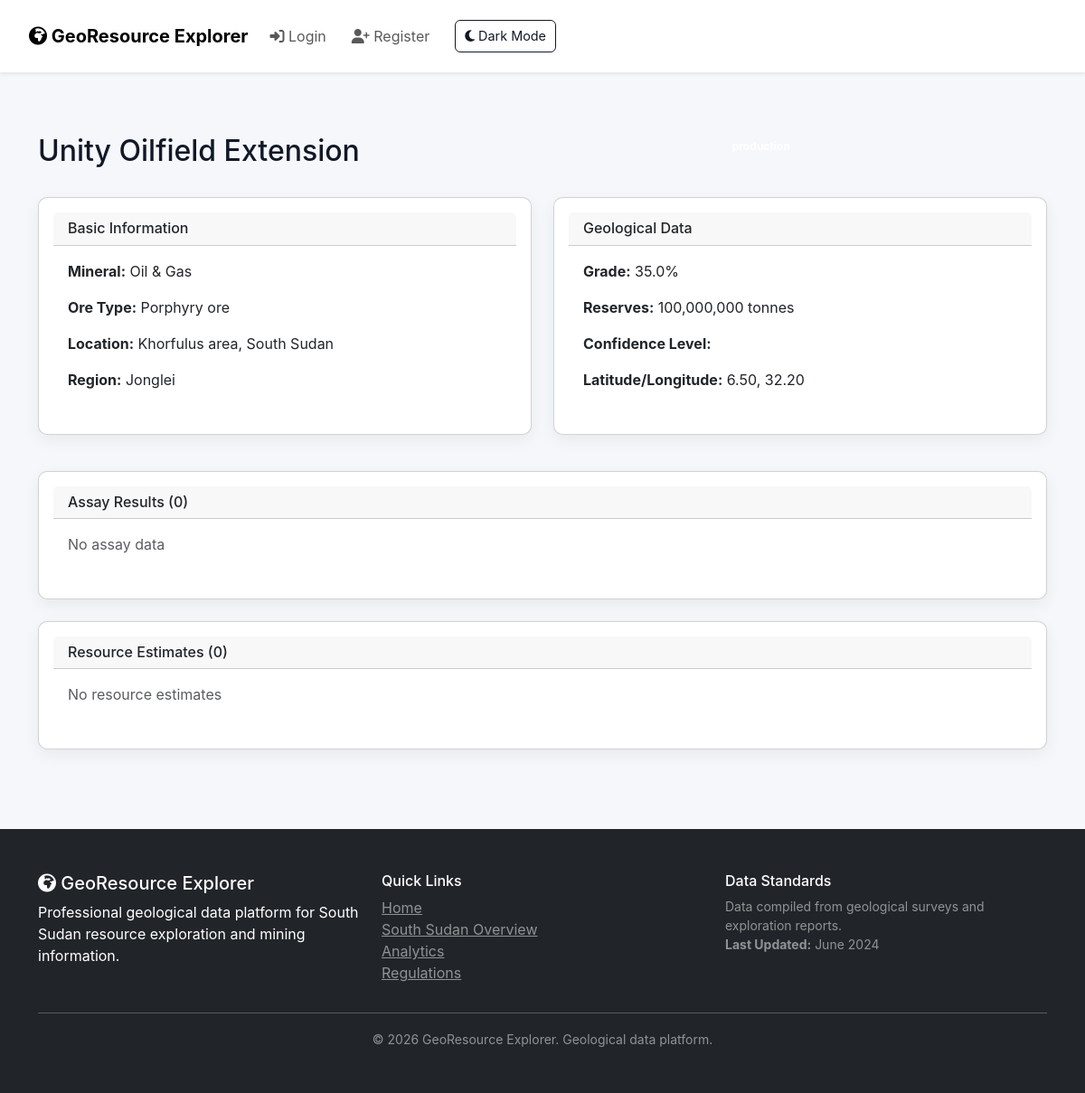
Screenshot of /deposits/4 with the database file from the repository.
### tables this page shows
CREATE TABLE deposits (
                id INTEGER PRIMARY KEY AUTOINCREMENT,
                name TEXT NOT NULL,
                mineral_type_id INTEGER,
                ore_type_id INTEGER,
                location_name TEXT,
                latitude REAL,
                longitude REAL,
                country TEXT,
                region TEXT,
                estimated_reserves_tonnes REAL,
                average_grade REAL,  -- percentage or g/tonne
                confidence_level TEXT,  -- confirmed, probable, possible
                discovery_year INTEGER,
                status TEXT,  -- active, inactive, exploration, under_development
                notes TEXT,
                created_by INTEGER,
                created_at TIMESTAMP DEFAULT CURRENT_TIMESTAMP,
                FOREIGN KEY(mineral_type_id) REFERENCES mineral_types(id),
                FOREIGN KEY(ore_type_id) REFERENCES ore_types(id),
                FOREIGN KEY(created_by) REFERENCES users(id)
            );

CREATE TABLE mineral_types (
                id INTEGER PRIMARY KEY AUTOINCREMENT,
                name TEXT UNIQUE NOT NULL,
                description TEXT,
                category TEXT  -- precious, industrial, base_metal, rare_earth, fossil_fuel
            );

CREATE TABLE ore_types (
                id INTEGER PRIMARY KEY AUTOINCREMENT,
                name TEXT UNIQUE NOT NULL,
                description TEXT,
                extraction_difficulty TEXT  -- easy, moderate, difficult
            );

### app/professional.py (the view)
    @app.route("/deposits/<int:deposit_id>")
    def deposit_detail(deposit_id):
        db = get_db()
        deposit = db.execute("""
            SELECT d.*, mt.name as mineral_name, ot.name as ore_name
            FROM deposits d
            JOIN mineral_types mt ON d.mineral_type_id = mt.id
            JOIN ore_types ot ON d.ore_type_id = ot.id
            WHERE d.id = ?
        """, (deposit_id,)).fetchone()
        if not deposit:
            return "Deposit not found", 404
        assays = db.execute("""
            SELECT * FROM assay_results WHERE deposit_id = ? ORDER BY depth_from
        """, (deposit_id,)).fetchall()
        assays = [dict(a) for a in assays]
        drilling = db.execute("""
            SELECT * FROM drilling_logs WHERE deposit_id = ? ORDER BY total_depth
        """, (deposit_id,)).fetchall()
        drilling = [dict(d) for d in drilling]
        resources = db.execute("""
            SELECT * FROM resource_estimates WHERE deposit_id = ? ORDER BY estimate_date DESC
        """, (deposit_id,)).fetchall()
        resources = [dict(r) for r in resources]
        reports = db.execute("""
            SELECT * FROM geological_reports WHERE deposit_id = ? ORDER BY report_date DESC
        """, (deposit_id,)).fetchall()
        reports = [dict(r) for r in reports]
        sites = db.execute("""
            SELECT * FROM ss_exploration_sites WHERE deposit_id = ?
        """, (deposit_id,)).fetchall()
        sites = [dict(s) for s in sites]
        return render_template("deposit_detail.html",
                             deposit=deposit,
                             assays=assays,
                             drilling=drilling,
                             resources=resources,
                             reports=reports,
                             sites=sites)

### app/__init__.py (called while the page is built)
def create_app():
    instance_path = os.path.dirname(os.path.dirname(__file__))
    app = Flask(__name__,
                template_folder=os.path.join(instance_path, 'templates'),
                static_folder=os.path.join(instance_path, 'static'))
    app.secret_key = "your_secret_key_here"
    @app.context_processor
    def inject_admin():
        return dict(is_admin=is_admin())
    from .routes import register_routes
    register_routes(app)
    return app

### app/db.py (called while the page is built)
def get_db():
    db_path = os.path.join(os.path.dirname(os.path.dirname(__file__)), 'minerals.db')
    conn = sqlite3.connect(db_path, check_same_thread=False)
    conn.row_factory = sqlite3.Row
    return conn

### app/utils.py (called while the page is built, shortened)
def is_admin():
    if "user_id" not in session:
        return False

### templates/deposit_detail.html (shortened to what this page needs)
{% extends "layout.html" %}
{% block content %}
<div class="container mt-4">
    <div class="row mb-4">
        <div class="col-md-8">
            <h2>{{ deposit.name }}</h2>
        </div>
        <div class="col-md-4 text-right">
            <span class="badge badge-{% if deposit.status == 'active' %}success{% else %}secondary{% endif %}">{{ deposit.status }}</span>
        </div>
    </div>
    <div class="row mb-4">
        <div class="col-md-6">
            <div class="card">
                <div class="card-header"><h6 class="mb-0">Basic Information</h6></div>
                <div class="card-body">
                    <p><strong>Mineral:</strong> {{ deposit.mineral_name }}</p>
                    <p><strong>Ore Type:</strong> {{ deposit.ore_name }}</p>
                    <p><strong>Location:</strong> {{ deposit.location_name }}, {{ deposit.country }}</p>
                    <p><strong>Region:</strong> {{ deposit.region }}</p>
                </div>
            </div>
        </div>
        <div class="col-md-6">
            <div class="card">
                <div class="card-header"><h6 class="mb-0">Geological Data</h6></div>
                <div class="card-body">
                    <p><strong>Grade:</strong> {{ deposit.average_grade }}%</p>
                    <p><strong>Reserves:</strong> {{ "{:,.0f}".format(deposit.estimated_reserves_tonnes) }} tonnes</p>
                    <p><strong>Confidence Level:</strong> <span class="badge badge-info">{{ deposit.confidence_level }}</span></p>
                    <p><strong>Latitude/Longitude:</strong> {{ "%.2f"|format(deposit.latitude) }}, {{ "%.2f"|format(deposit.longitude) }}</p>
                </div>
            </div>
        </div>
    </div>
    <div class="card mb-4">
        <div class="card-header"><h6 class="mb-0">Assay Results ({{ assays|length }})</h6></div>
        <div class="card-body">
            {% if assays %}
            <table class="table table-sm"><thead><tr><th>Depth</th><th>Au (ppm)</th><th>Ag (ppm)</th><th>Cu (ppm)</th></tr></thead>
                <tbody>{% for a in assays %}<tr><td>{{ a.depth_from }}-{{ a.depth_to }}m</td><td>{{ a.au_ppm }}</td><td>{{ a.ag_ppm }}</td><td>{{ a.cu_ppm }}</td></tr>{% endfor %}</tbody>
            </table>
            {% else %}<p class="text-muted">No assay data</p>{% endif %}
        </div>
    </div>
    <div class="card">
        <div class="card-header"><h6 class="mb-0">Resource Estimates ({{ resources|length }})</h6></div>
        <div class="card-body">
            {% if resources %}
            <table class="table table-sm"><thead><tr><th>Type</th><th>Tonnes</th><th>Grade</th><th>Date</th></tr></thead>
                <tbody>{% for r in resources %}<tr><td>{{ r.resource_type }}</td><td>{{ "{:,.0f}".format(r.tonnes) }}</td><td>{{ r.grade }}%</td><td>{{ r.estimate_date }}</td></tr>{% endfor %}</tbody>
            </table>
            {% else %}<p class="text-muted">No resource estimates</p>{% endif %}
        </div>
    </div>
</div>
{% endblock %}

### static/style.css (style rules this page uses)
:root { --bg: #f5f7fb; --card: #ffffff; --text: #111827; --muted: #6b7280; --accent: #1565c0; --nav-text: #111827; }
* { box-sizing:border-box }
body { font-family:Inter, Arial, sans-serif; background:var(--bg); color:var(--text); margin:0 }
.card { background:var(--card);padding:16px;border-radius:10px;box-shadow:0 6px 18px rgba(2,6,23,0.06);margin-bottom:16px }

### rows the page displays
deposits: name "Unity Oilfield Extension", location_name "Khorfulus area", country "South Sudan", region "Jonglei", average_grade "35.0", estimated_reserves_tonnes "100,000,000", latitude "6.50", longitude "32.20"
mineral_types: mineral_name "Oil & Gas"
ore_types: ore_name "Porphyry ore"

### other values shown
{{ assays|length }} "0"
{{ resources|length }} "0"
